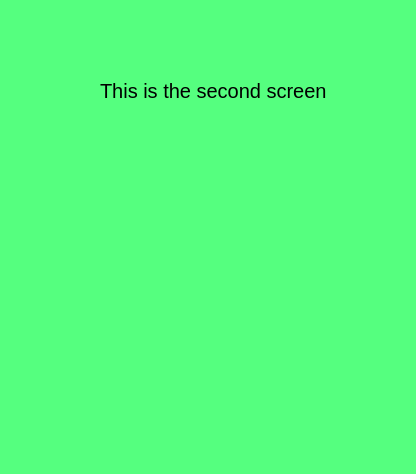
<?xml version="1.0" encoding="UTF-8"?>
<ui version="4.0">
 <class>MainWindow</class>
 <widget class="QMainWindow" name="MainWindow">
  <property name="geometry">
   <rect>
    <x>0</x>
    <y>0</y>
    <width>416</width>
    <height>474</height>
   </rect>
  </property>
  <property name="windowTitle">
   <string>MainWindow</string>
  </property>
  <property name="styleSheet">
   <string notr="true">background-color: rgb(85, 255, 127);</string>
  </property>
  <widget class="QWidget" name="centralwidget">
   <widget class="QLabel" name="label">
    <property name="geometry">
     <rect>
      <x>100</x>
      <y>50</y>
      <width>231</width>
      <height>81</height>
     </rect>
    </property>
    <property name="font">
     <font>
      <pointsize>15</pointsize>
     </font>
    </property>
    <property name="text">
     <string>This is the second screen</string>
    </property>
   </widget>
  </widget>
 </widget>
 <resources/>
 <connections/>
</ui>
